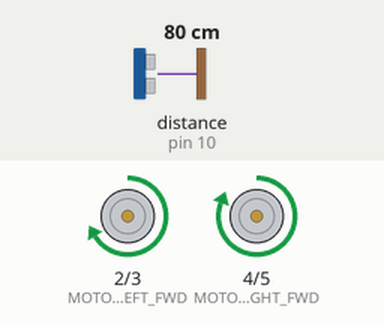
This sketch was run on a simulated Arduino Uno, built with avr-gcc and run on an emulated ATmega328P. Parts: motor-driver pin pairs drawn as motors (green arrow = first pin HIGH = forward, orange = second pin HIGH = backward, longer = more drive, scaled by the enable pin). Wiring (inferred from the names in the program): ultrasonic range finder: trigger pin 9; echo pin 10. The inputs (shaded band) are chosen by the test bench; at power-on: distance to the obstacle (sensor on pin 10) 80 cm. The echo pulse lasts 58.3 µs per cm; what the sketch prints to the serial monitor is not drawn.

Above: at 3.2 s.
3.3 s: distance to the obstacle (sensor on pin 10) set to 33 cm
6.3 s: distance to the obstacle (sensor on pin 10) set to 28 cm
At 7.4 s:
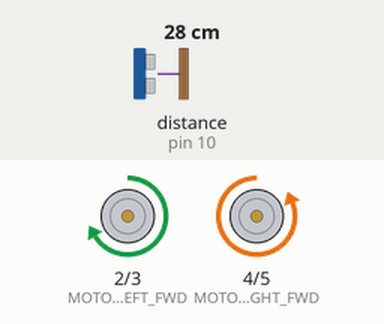
7.8 s: distance to the obstacle (sensor on pin 10) set to 17 cm
9.3 s: distance to the obstacle (sensor on pin 10) set to 14 cm
At 9.9 s:
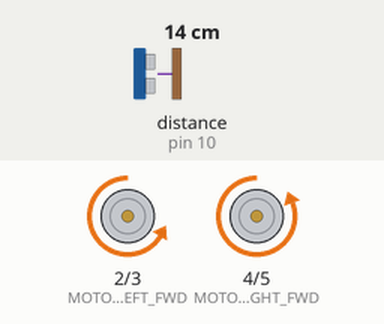
12.3 s: distance to the obstacle (sensor on pin 10) set to 18 cm
At 13.4 s:
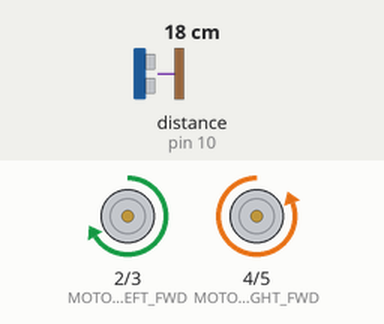
13.8 s: distance to the obstacle (sensor on pin 10) set to 2 cm
At 14.2 s:
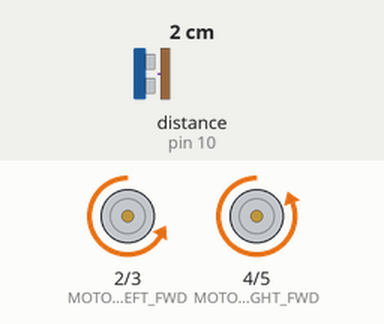
Timing chart, 0 to 17.8 s (numbered marks = the images above; inputs shaded):
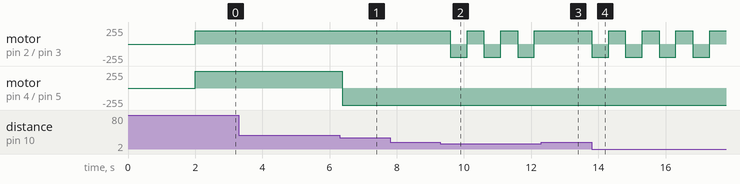

Measured:
- the behaviour switches between 31 and 30 cm on distance to the obstacle (sensor on pin 10) (found by bisection; images 0 and 1)
- the behaviour switches between 16 and 15 cm on distance to the obstacle (sensor on pin 10) (found by bisection; images 1 and 2)
- after the input at 3.3 s, every drawn part: stays the same
- after the input at 6.3 s, motor on pin 4 (MOTOR_RIGHT_FWD) / pin 5 (MOTOR_RIGHT_BACK): forward 255/255 → backward 255/255 after 0.07 s
- after the input at 7.8 s, every drawn part: stays the same
- after the input at 9.3 s, motor on pin 2 (MOTOR_LEFT_FWD) / pin 3 (MOTOR_LEFT_BACK): alternates forward 200/255 for 0.50 s and backward 200/255 for 0.50 s, starting after 0.29 s
- after the input at 12.3 s, motor on pin 2 (MOTOR_LEFT_FWD) / pin 3 (MOTOR_LEFT_BACK): stays forward 200/255 (without the input it goes to backward 200/255 after 0.30 s)
- after the input at 13.8 s, motor on pin 2 (MOTOR_LEFT_FWD) / pin 3 (MOTOR_LEFT_BACK): alternates forward 200/255 for 0.50 s and backward 200/255 for 0.50 s, starting at once

The sketch:

arduino.ino
```cpp
/*
 * HC-SR04 Obstacle Avoidance Robot
 * Uses ultrasonic sensor to detect and avoid obstacles
 *
 * Components:
 * - HC-SR04 Ultrasonic Sensor
 * - L298N Motor Driver
 * - 2x DC Motors
 * - Arduino Uno
 */

// Ultrasonic sensor pins
#define TRIG_PIN 9
#define ECHO_PIN 10

// Motor driver pins
#define MOTOR_LEFT_FWD 2
#define MOTOR_LEFT_BACK 3
#define MOTOR_RIGHT_FWD 4
#define MOTOR_RIGHT_BACK 5
#define MOTOR_LEFT_SPEED 6   // PWM
#define MOTOR_RIGHT_SPEED 7  // PWM

// Constants
#define SAFE_DISTANCE 30     // Stop if object closer than 30cm
#define DANGER_DISTANCE 15   // Emergency stop distance
#define MOTOR_SPEED 200      // PWM value (0-255)

float distance;

void setup() {
  Serial.begin(9600);

  // Ultrasonic sensor
  pinMode(TRIG_PIN, OUTPUT);
  pinMode(ECHO_PIN, INPUT);

  // Motor pins
  pinMode(MOTOR_LEFT_FWD, OUTPUT);
  pinMode(MOTOR_LEFT_BACK, OUTPUT);
  pinMode(MOTOR_RIGHT_FWD, OUTPUT);
  pinMode(MOTOR_RIGHT_BACK, OUTPUT);
  pinMode(MOTOR_LEFT_SPEED, OUTPUT);
  pinMode(MOTOR_RIGHT_SPEED, OUTPUT);

  Serial.println(F("🤖 Obstacle Avoidance Robot Ready!"));
  delay(2000);
}

void loop() {
  distance = measureDistance();

  Serial.print(F("Distance: "));
  Serial.print(distance);
  Serial.print(F(" cm - "));

  // Decision making based on distance
  if (distance < 0) {
    // Invalid reading - stop
    stopRobot();
    Serial.println(F("⚠️  No echo - Stopping"));
  }
  else if (distance < DANGER_DISTANCE) {
    // Very close - reverse and turn
    Serial.println(F("🔴 DANGER! Reversing..."));
    reverseRobot();
    delay(500);
    turnRight();
    delay(400);
  }
  else if (distance < SAFE_DISTANCE) {
    // Close - turn to avoid
    Serial.println(F("🟡 Obstacle detected - Turning"));
    turnRight();
    delay(300);
  }
  else {
    // Clear path - move forward
    Serial.println(F("🟢 Clear - Moving forward"));
    moveForward();
  }

  delay(100);
}

float measureDistance() {
  digitalWrite(TRIG_PIN, LOW);
  delayMicroseconds(2);
  digitalWrite(TRIG_PIN, HIGH);
  delayMicroseconds(10);
  digitalWrite(TRIG_PIN, LOW);

  long duration = pulseIn(ECHO_PIN, HIGH, 30000);

  if (duration == 0) {
    return -1;
  }

  return duration * 0.034 / 2.0;
}

void moveForward() {
  digitalWrite(MOTOR_LEFT_FWD, HIGH);
  digitalWrite(MOTOR_LEFT_BACK, LOW);
  digitalWrite(MOTOR_RIGHT_FWD, HIGH);
  digitalWrite(MOTOR_RIGHT_BACK, LOW);
  analogWrite(MOTOR_LEFT_SPEED, MOTOR_SPEED);
  analogWrite(MOTOR_RIGHT_SPEED, MOTOR_SPEED);
}

void reverseRobot() {
  digitalWrite(MOTOR_LEFT_FWD, LOW);
  digitalWrite(MOTOR_LEFT_BACK, HIGH);
  digitalWrite(MOTOR_RIGHT_FWD, LOW);
  digitalWrite(MOTOR_RIGHT_BACK, HIGH);
  analogWrite(MOTOR_LEFT_SPEED, MOTOR_SPEED);
  analogWrite(MOTOR_RIGHT_SPEED, MOTOR_SPEED);
}

void turnRight() {
  digitalWrite(MOTOR_LEFT_FWD, HIGH);
  digitalWrite(MOTOR_LEFT_BACK, LOW);
  digitalWrite(MOTOR_RIGHT_FWD, LOW);
  digitalWrite(MOTOR_RIGHT_BACK, HIGH);
  analogWrite(MOTOR_LEFT_SPEED, MOTOR_SPEED);
  analogWrite(MOTOR_RIGHT_SPEED, MOTOR_SPEED);
}

void turnLeft() {
  digitalWrite(MOTOR_LEFT_FWD, LOW);
  digitalWrite(MOTOR_LEFT_BACK, HIGH);
  digitalWrite(MOTOR_RIGHT_FWD, HIGH);
  digitalWrite(MOTOR_RIGHT_BACK, LOW);
  analogWrite(MOTOR_LEFT_SPEED, MOTOR_SPEED);
  analogWrite(MOTOR_RIGHT_SPEED, MOTOR_SPEED);
}

void stopRobot() {
  digitalWrite(MOTOR_LEFT_FWD, LOW);
  digitalWrite(MOTOR_LEFT_BACK, LOW);
  digitalWrite(MOTOR_RIGHT_FWD, LOW);
  digitalWrite(MOTOR_RIGHT_BACK, LOW);
  analogWrite(MOTOR_LEFT_SPEED, 0);
  analogWrite(MOTOR_RIGHT_SPEED, 0);
}
```
